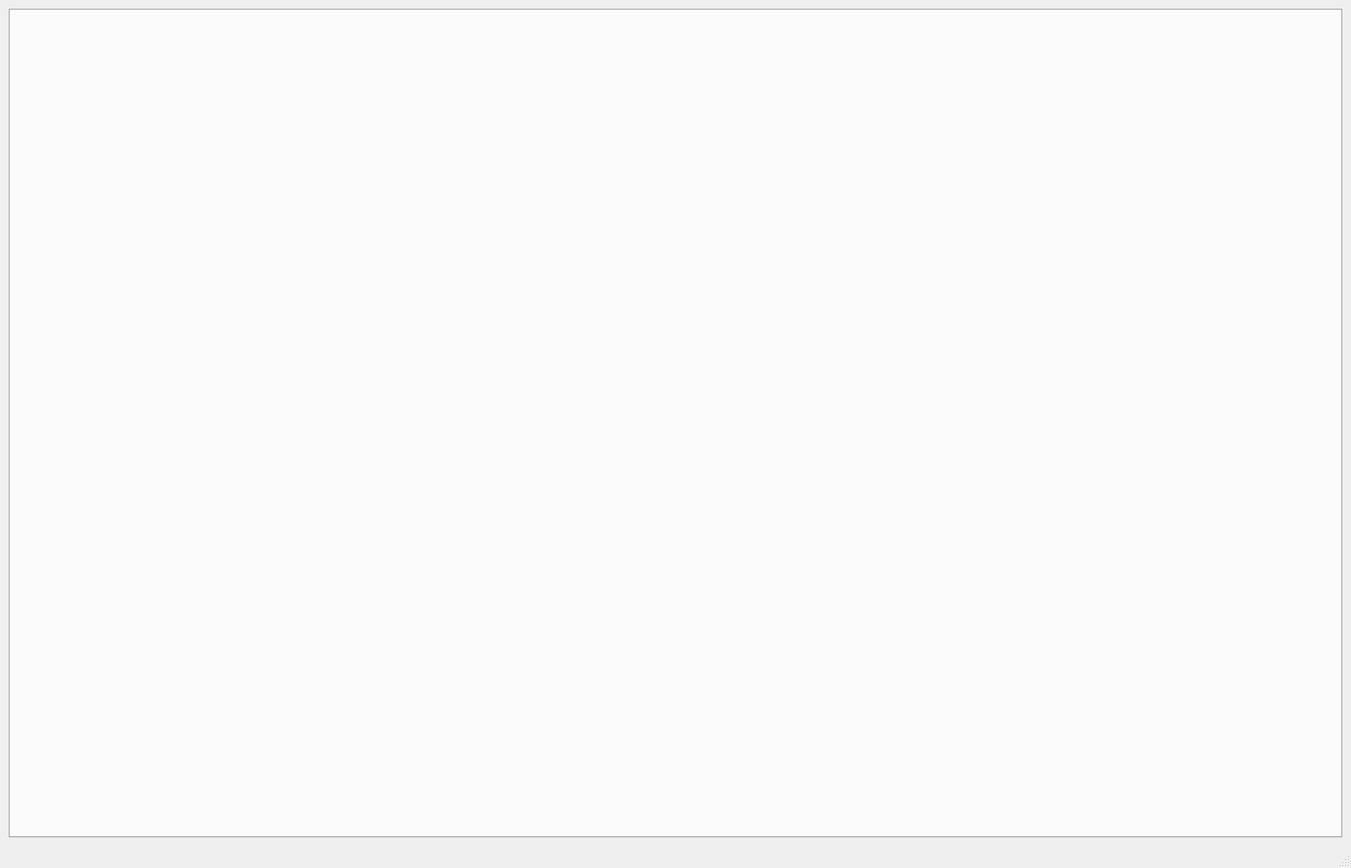
<?xml version="1.0" encoding="UTF-8"?>
<ui version="4.0">
 <class>DashboardWindow</class>
 <widget class="QMainWindow" name="DashboardWindow">
  <property name="geometry">
   <rect>
    <x>0</x>
    <y>0</y>
    <width>1400</width>
    <height>900</height>
   </rect>
  </property>
  <property name="windowTitle">
   <string>Shopee Main Service Dashboard v5.2 (Modular UI)</string>
  </property>
  <widget class="QWidget" name="centralwidget">
   <layout class="QVBoxLayout" name="verticalLayout">
    <item>
     <widget class="QTabWidget" name="tab_widget">
      <property name="currentIndex">
       <number>-1</number>
      </property>
     </widget>
    </item>
   </layout>
  </widget>
  <widget class="QStatusBar" name="statusbar"/>
 </widget>
 <resources/>
 <connections/>
</ui>
